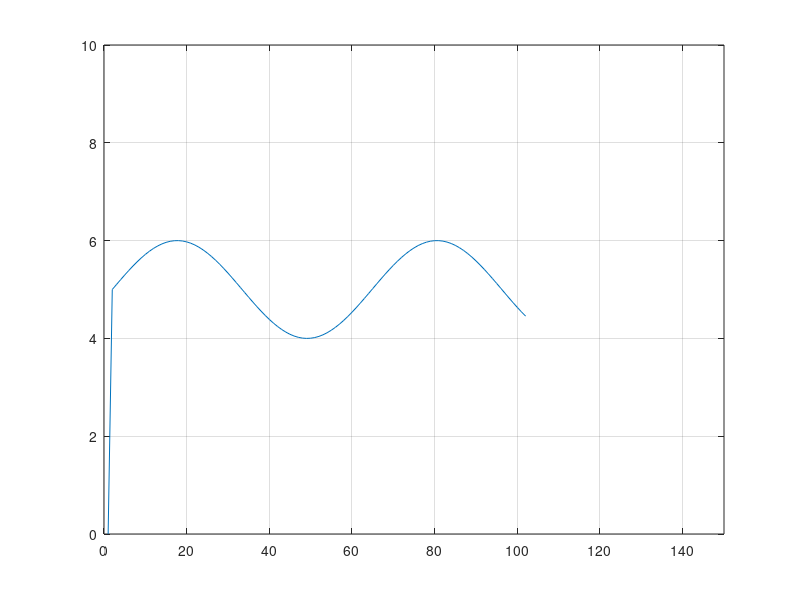

MATLAB code for this plot:
t = 0 ;
x = 0 ;
startSpot = 0;
interv = 10 ; % considering 1000 samples
step = 0.1 ; % lowering step has a number of cycles and then acquire more data
while ( t <interv )
    b = sin(t)+5;
    x = [ x, b ];
    plot(x) ;
      if ((t/step)-500 < 0)
          startSpot = 0;
      else
          startSpot = (t/step)-500;
      end
      axis([ startSpot, (t/step+50), 0 , 10 ]);
      grid
      t = t + step;
      drawnow;
      pause(0.01)
  end